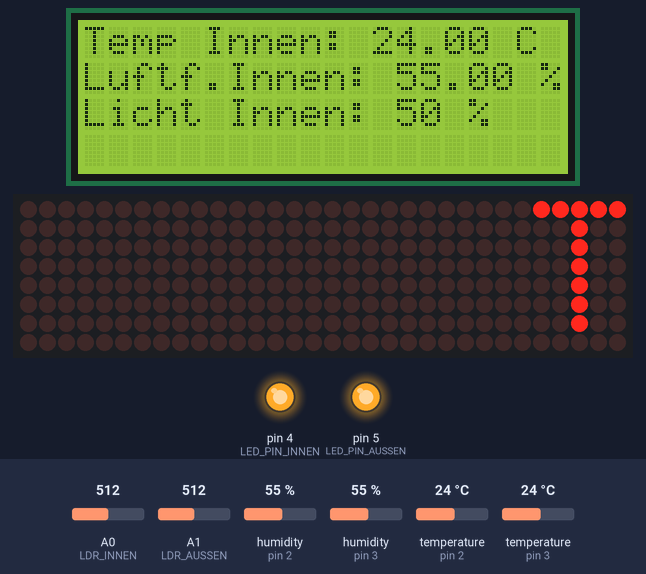
This sketch was run on a simulated Arduino Uno, built with avr-gcc and run on an emulated ATmega328P. On the bench: 20×4 character LCD, 32×8 LED matrix, output pins drawn as LEDs (lit = HIGH). The test bench sets the inputs (shaded band); at power-on: A0 (LDR_INNEN) = 512, A1 (LDR_AUSSEN) = 512, humidity (sensors on pin 2, pin 3) 55 %, temperature (sensors on pin 2, pin 3) 24 °C.

Above: at 0.59 s.
At 18.32 s:
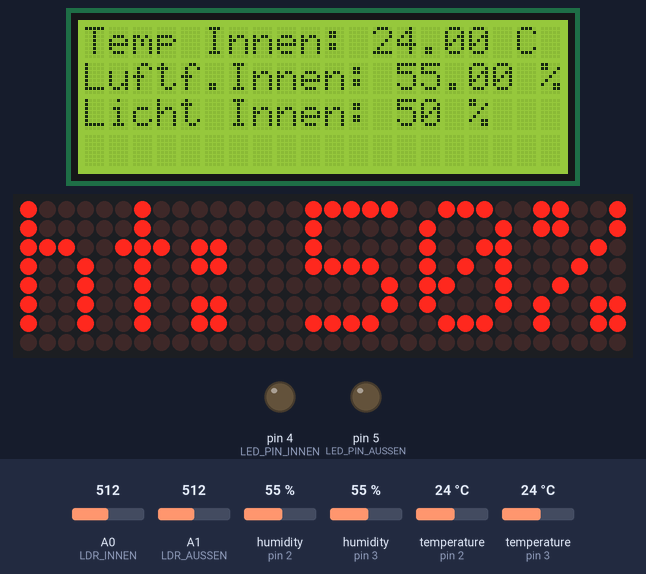
At 19.6 s:
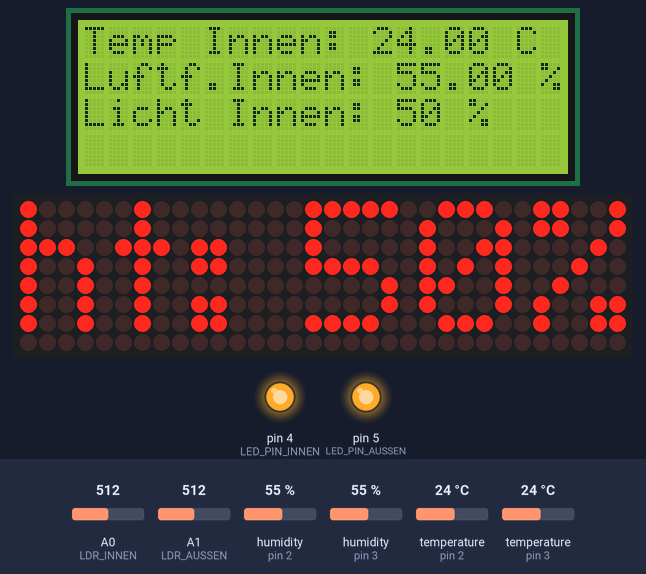
At 23.3 s:
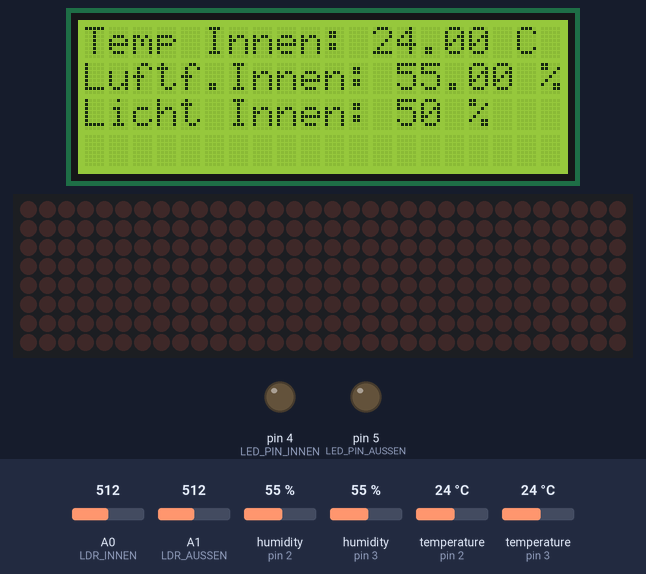
Timing chart, 0 to 40.0 s (numbered marks = the images above):
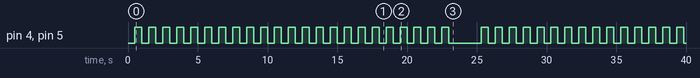

Measured:
- by itself, pin 4 (LED_PIN_INNEN), pin 5 (LED_PIN_AUSSEN): goes 22 × (HIGH 0.50 s, LOW 0.50 s), HIGH 0.50 s, LOW 2.3 s, 14 × (HIGH 0.50 s, LOW 0.50 s), HIGH 0.50 s, then LOW
- what the display in image 1 shows lasts 2.0 s, from 18.1 s to 20.1 s

The sketch:

Temperatur_Helligkeit_Innen_Aussen.ino
```cpp
#include <Wire.h>
#include <LiquidCrystal_I2C.h>
#include <DHT.h>
#include <MD_Parola.h>
#include <MD_MAX72xx.h>
#include <SPI.h>

// LCD2004 für Innenwerte (I2C-Adresse 0x27)
LiquidCrystal_I2C lcd(0x27, 20, 4);

// Dot-Matrix MAX7219 für Außenwerte (SPI-Pins: DIN=11, CLK=13, CS=10)
#define MAX_DEVICES 4   // Anzahl der Dot-Matrix-Module
#define DATA_PIN 11     // DIN (Data In)
#define CLK_PIN 13      // CLK (Clock)
#define CS_PIN 10       // Chip-Select
MD_Parola matrix = MD_Parola(MD_MAX72XX::PAROLA_HW, CS_PIN, MAX_DEVICES);


// DHT22 Sensor für Innen (Pin 2)
#define DHTPIN_INNEN 2
DHT dht_innen(DHTPIN_INNEN, DHT22);

// DHT22 Sensor für Außen (Pin 3)
#define DHTPIN_AUSSEN 3
DHT dht_aussen(DHTPIN_AUSSEN, DHT22);

// LDR Sensoren
#define LDR_INNEN A0
#define LDR_AUSSEN A1

// LED-Pins
#define LED_PIN_INNEN 4
#define LED_PIN_AUSSEN 5

// Timer-Variablen
unsigned long lastBlinkTime = 0;
bool ledStateInnen = false;
bool ledStateAussen = false;

void setup() {
    // LCD initialisieren
    lcd.init();
    lcd.backlight();

    // Dot-Matrix initialisieren
    matrix.begin();
    matrix.setIntensity(5);  // Helligkeit 0-15 (5 ist Mittelwert)
    matrix.displayClear();

    // DHT22 Sensoren starten
    dht_innen.begin();
    dht_aussen.begin();

    // LEDs als Ausgang setzen
    pinMode(LED_PIN_INNEN, OUTPUT);
    pinMode(LED_PIN_AUSSEN, OUTPUT);
}

void loop() {
    // Sensorwerte für Innen auslesen
    float temp_innen = dht_innen.readTemperature();
    float hum_innen = dht_innen.readHumidity();
    int ldr_innen = map(analogRead(LDR_INNEN), 0, 1023, 100, 0);

    // Sensorwerte für Außen auslesen
    float temp_aussen = dht_aussen.readTemperature();
    float hum_aussen = dht_aussen.readHumidity();
    int ldr_aussen = map(analogRead(LDR_AUSSEN), 0, 1023, 100, 0);

    // LCD-Anzeige für Innen
    lcd.setCursor(0, 0);
    lcd.print("Temp Innen: ");
    lcd.print(temp_innen);
    lcd.print(" C   ");

    lcd.setCursor(0, 1);
    lcd.print("Luftf.Innen: ");
    lcd.print(hum_innen);
    lcd.print(" %   ");

    lcd.setCursor(0, 2);
    lcd.print("Licht Innen: ");
    lcd.print(ldr_innen);
    lcd.print(" %   ");

    // Dot-Matrix Laufschrift für Außen
    String message = "Temp: " + String(temp_aussen) + "C | ";
    message += "Luft: " + String(hum_aussen) + "% | ";
    message += "Licht: " + String(ldr_aussen) + "%";

    // Start der Laufschrift
    matrix.displayText(message.c_str(), PA_CENTER, 100, 2000, PA_SCROLL_LEFT, PA_SCROLL_LEFT);

    // **Wichtige Änderung**: Nutze eine **Schleife mit Timer**, damit die LEDs während der Laufschrift blinken
    unsigned long startTime = millis();
    while (!matrix.displayAnimate()) {  // Animation läuft im Hintergrund
        if (millis() - lastBlinkTime >= 500) { // LED blinkt alle 500ms
            lastBlinkTime = millis();
            ledStateInnen = !ledStateInnen;  // Zustand umschalten
            ledStateAussen = !ledStateAussen;
            digitalWrite(LED_PIN_INNEN, ledStateInnen);
            digitalWrite(LED_PIN_AUSSEN, ledStateAussen);
        }
    }

    delay(2000); // Werte alle 2 Sekunden aktualisieren
}
```
